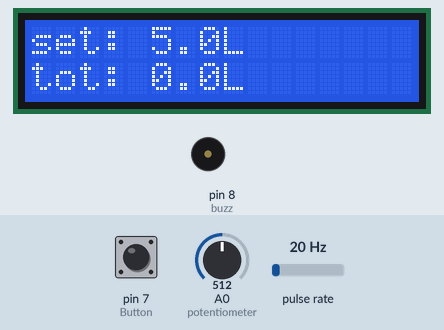
A sketch run on a simulated Arduino Uno, built with avr-gcc and run on an emulated ATmega328P. On the bench: 16×2 character LCD, buzzer (waves = sounding). Wiring (inferred from the names in the program): pulse sensor: data pin 2. Inputs (shaded band) come from the test bench; at power-on: A0 (potentiometer) = 512, pulse rate 20 Hz, pin 7 (Button) LOW.

Above: at 1.6 s.
1.7 s: A0 (potentiometer) set to 22
At 3.9 s:
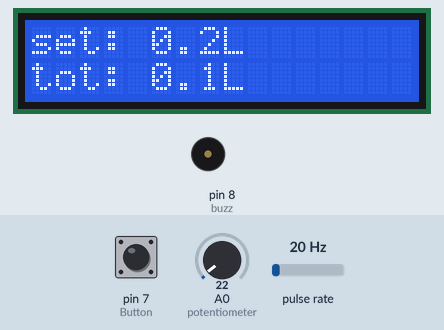
4.5 s: A0 (potentiometer) set to 18
At 8.0 s:
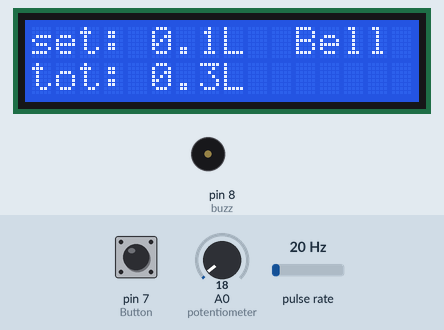
8.7 s: pulse rate (sensor on pin 2) set to 50 Hz
At 12.7 s:
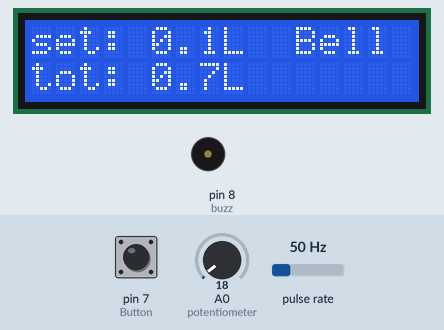
12.9 s: pin 7 (Button) pulled HIGH for 1 s
At 16.4 s:
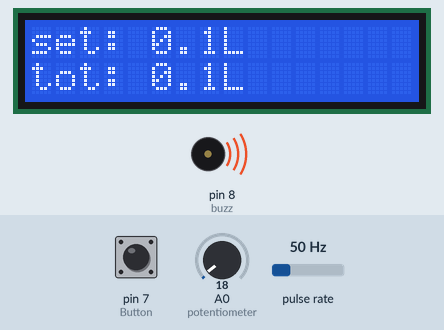
16.7 s: pulse rate (sensor on pin 2) set to 100 Hz
At 20.1 s:
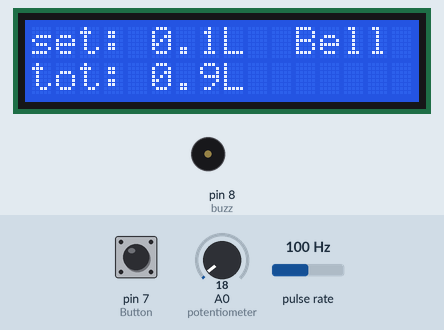
20.9 s: pulse rate (sensor on pin 2) set to 4 Hz
At 22.1 s:
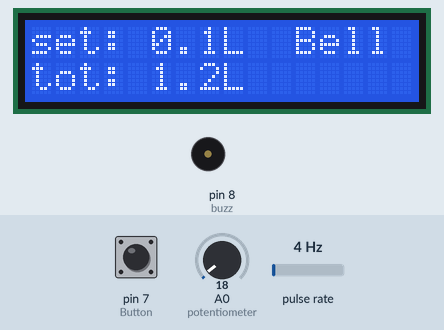
Timing chart, 0 to 23.9 s (numbered marks = the images above; inputs shaded):
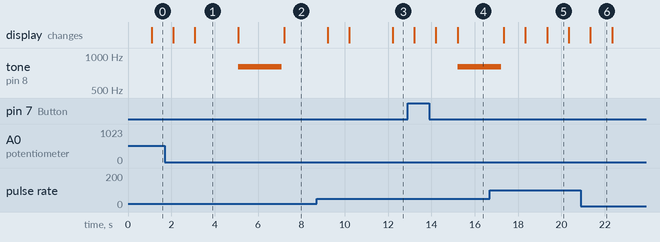

Measured:
- the behaviour switches between 21 and 20 on A0 (potentiometer) (found by bisection; images 1 and 2)
- after the input at 1.7 s, the display: first changes after 0.39 s (image 1 shows a later state)
- after the input at 12.9 s, tone on pin 8 (buzz): silent → 800 Hz after 2.3 s; the display: first differs from a run without the input after 1.3 s (image 4 shows a later state)
- what the display in image 5 shows lasts 1.0 s, from 19.3 s to 20.3 s

The sketch:

_____YF-S201_____.ino
```cpp
#include <Wire.h>
#include <LiquidCrystal_I2C.h>

LiquidCrystal_I2C lcd(0x27, 16, 2);

#define Button 7
int potentiometer = A0;
int buzz = 8;
int overf = 0;

volatile int flow_frequency; //유량센서 측정 pulse의 진동수
float l_sec; // Calculated litres/hour
int flowsensor = 2; // 센서값
unsigned long currentTime;
unsigned long cloopTime;
void flow () // Interrupt function
{
  flow_frequency++;
}
void setup()
{
  lcd.init();
  lcd.backlight();
  pinMode(Button, INPUT);
  pinMode(buzz, OUTPUT);
  pinMode(flowsensor, INPUT);
  digitalWrite(flowsensor, HIGH); // Optional Internal Pull-Up
  attachInterrupt(0, flow, RISING); // Setup Interrupt
  sei(); // Enable interrupts
  currentTime = millis();
  cloopTime = currentTime;
}
void loop ()
{
  currentTime = millis();
  // Every second, calculate and print litres/hour
  if (currentTime >= (cloopTime + 1000)) {
    cloopTime = currentTime; // Updates cloopTime
    // Pulse frequency (Hz) = 7.5Q, Q is flow rate in L/min.
    l_sec = (flow_frequency / 60 / 7.5); // (Pulse frequency x 60 min) / 7.5Q = flowrate in L/hour
    int AI = analogRead(potentiometer);
    AI = map(AI, 0, 1023, 0, 100);
    float AI_2 = AI / 10.0;
    lcd.clear();
    lcd.setCursor(0, 0);
    lcd.print("set: ");
    lcd.print(AI_2, 1);
    lcd.print("L  ");
    if (overf == 1) {
      lcd.print("Bell");
    }
    lcd.setCursor(0, 1);
    lcd.print("tot: ");
    lcd.print(l_sec, 1);
    lcd.print("L");
    if ( l_sec >= AI_2 && overf == 0) {
      overf = 1;
      tone(buzz, 800);
      delay(2000);
      noTone(buzz);
      delay(100);
    }
    int ButtonValue = digitalRead(Button);
    if (ButtonValue == 1) {
      flow_frequency = 0;
      overf = 0;
    }
  }
}
```
